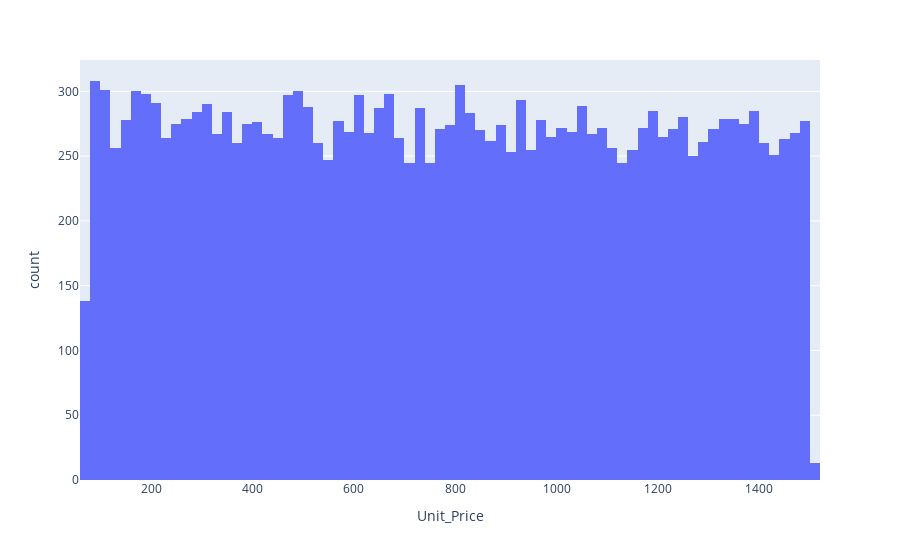

The notebook cell this image was saved under:
### Code cell
px.histogram(df, x= "Unit_Price" )

### Figure 1 — Plotly figure (JSON) as saved in the notebook; plotly's stock layout.template omitted (floating-point values rounded to 4 significant figures; data arrays with more than 128 entries replaced by an {"elided": "..."} marker saying what was removed)
{"data": [{"alignmentgroup": "True", "bingroup": "x", "hovertemplate": "Unit_Price=%{x}<br>count=%{y}<extra></extra>", "legendgroup": "", "marker": {"color": "#636efa", "pattern": {"shape": ""}}, "name": "", "offsetgroup": "", "orientation": "v", "showlegend": false, "type": "histogram", "x": {"elided": "19597 int values"}, "xaxis": "x", "yaxis": "y"}], "layout": {"barmode": "relative", "legend": {"tracegroupgap": 0}, "margin": {"t": 60}, "xaxis": {"anchor": "y", "domain": [0, 1], "title": {"text": "Unit_Price"}}, "yaxis": {"anchor": "x", "domain": [0, 1], "title": {"text": "count"}}}}
